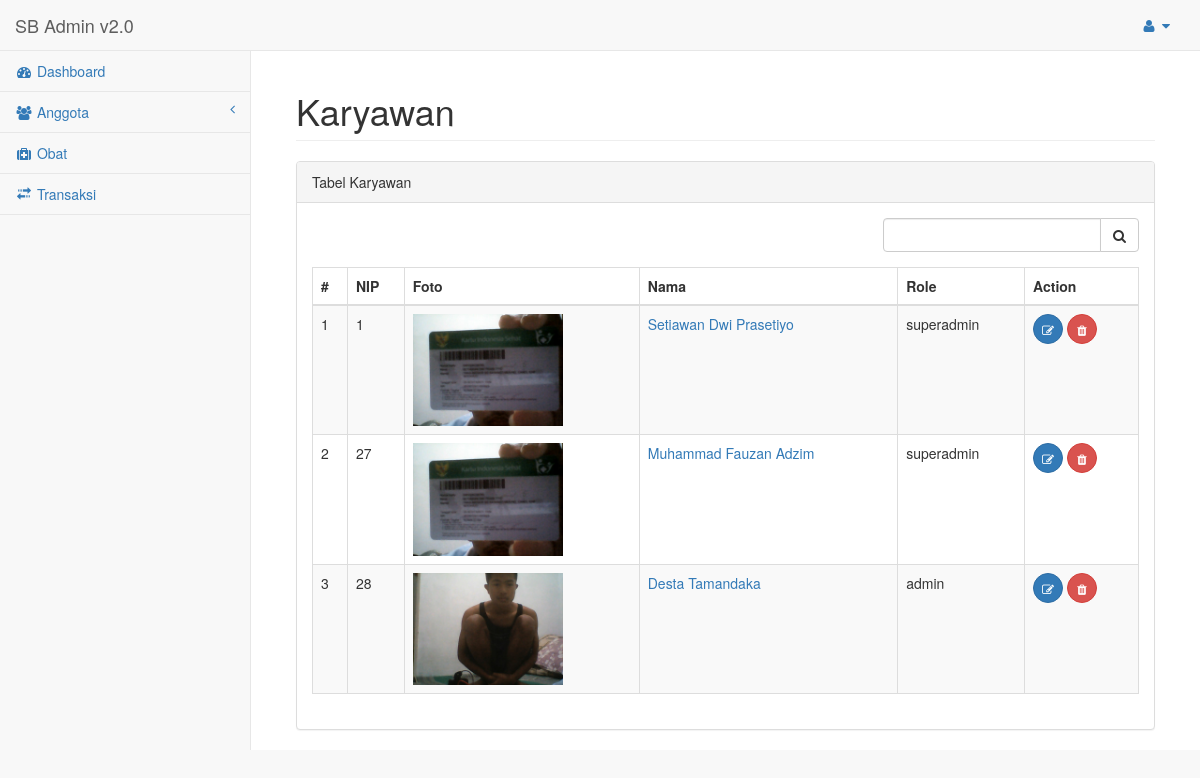
The app's page /index.php/karyawan with its own data.
### tables this page shows
CREATE TABLE IF NOT EXISTS `karyawan` (
  `NIP_KARYAWAN` int(11) NOT NULL AUTO_INCREMENT,
  `ALAMAT_KARYAWAN` text,
  `NAMA_KARYAWAN` varchar(255) DEFAULT NULL,
  `ROLE_KARYAWAN` varchar(255) DEFAULT NULL,
  `TTL_KARYAWAN` varchar(255) DEFAULT NULL,
  `FOTO_KARYAWAN` text,
  `JK_KARYAWAN` varchar(255) NOT NULL,
  PRIMARY KEY (`NIP_KARYAWAN`)
);

### application/controllers/karyawan.php (called while the page is built, shortened)
<?php
class Karyawan extends CI_Controller {
	public function __construct()
	{
		$this->load->model('getdb');
		$this->load->model('insertdb');
		$this->load->model('hapusdb');
		$this->load->model('updatedb');
	}
	public function index()
	{
		$data['karyawan'] = $this->getdb->getkaryawan();
		$data['main_view'] = 'karyawan_view';
		$this->load->view('template', $data);
	}
}

### index.php (called while the page is built, shortened)
<?php
require_once BASEPATH.'core/CodeIgniter.php';

### application/models/getdb.php (called while the page is built, shortened)
<?php
class Getdb extends CI_Model {
	public function getkaryawan()
	{
		return $this->db->get('karyawan')
						->result();
	}
}

### application/views/karyawan_view.php (the view, shortened to what this page needs)
<div id="page-wrapper">
    <div class="container-fluid">
        <div class="row">
            <div class="col-lg-12">
                <h1 class="page-header">Karyawan</h1>
            </div>
        </div>
        <div class="row">
        	<div class="col-lg-12 col-md-12 col-sm-12">
                    <div class="panel panel-default">
                        <div class="panel-heading">
                            Tabel Karyawan
                        </div>
                        <div class="panel-body">
                        	<div class="row">
                        		<div class="col-lg-6 col-md-6 col-sm-12">
                        		</div>
                        		<div class="col-lg-2 col-md-2 col-sm-12"></div>
                        		<div class="col-lg-4 col-md-4 col-sm-12">
                        			<form role="form" action="" method="post">
                        				<div class="form-group input-group">
                                            <input type="text" class="form-control" name="search">
                                            <span class="input-group-btn">
                                                <button type="submit" class="btn btn-default" name="search"><i class="fa fa-search"></i>
                                                </button>
                                            </span>
                                        </div>
                        			</form>
                        		</div>
                        	</div>
                            <div class="table-responsive">
                                <table class="table table-striped table-bordered table-hover">
                                    <thead>
                                        <tr>
                                            <th>#</th>
                                            <th>NIP</th>
                                            <th>Foto</th>
                                            <th>Nama</th>
                                            <th>Role</th>
                                            <th>Action</th>
                                        </tr>
                                    </thead>
                                    <tbody>
	                                    <?php
	                                    $no = 1;
	                                    foreach ($karyawan as $kar) {
	                                    ?>
	                                        <tr>
	                                            <td><?php echo $no;?></td>
	                                            <td><?php echo $kar->NIP_KARYAWAN;?></td>
	                                            <td><img src="<?php echo base_url('assets/img/karyawan/').$kar->FOTO_KARYAWAN;?>" width="150px"></td>
	                                            <td><a href="<?php echo base_url('index.php/karyawan/detilkaryawan/').$kar->NIP_KARYAWAN;?>"><?php echo $kar->NAMA_KARYAWAN;?></a></td>
	                                            <td><?php echo $kar->ROLE_KARYAWAN;?></td>
	                                            <td>
	                                            	<a href="<?php echo base_url('index.php/karyawan/editkaryawan/').$kar->NIP_KARYAWAN;?>" class="btn btn-primary btn-circle"><center><i class="fa fa-edit fa-fw"></i></center></a>
		                                             <a href="<?php echo base_url('index.php/karyawan/hapus/').$kar->NIP_KARYAWAN;?>" class="btn btn-danger btn-circle"><center><i class="fa fa-trash fa-fw"></i></center></a>
                            					</td>
	                                        </tr>
	                                    <?php
	                                    $no++;
	                                	}
	                                    ?>
                                    </tbody>
                                </table>
                            </div>
                        </div>
                    </div>
                </div>
        </div>
    </div>
</div>

### application/views/template.php (shortened to what this page needs)
<!DOCTYPE html>
<html lang="en">
<head>
    <link href="<?php echo base_url();?>assets/vendor/bootstrap/css/bootstrap.min.css" rel="stylesheet">
    <link href="<?php echo base_url();?>assets/vendor/metisMenu/metisMenu.min.css" rel="stylesheet">
    <link href="<?php echo base_url();?>assets/dist/css/sb-admin-2.css" rel="stylesheet">
    <link href="<?php echo base_url();?>assets/vendor/font-awesome/css/font-awesome.min.css" rel="stylesheet" type="text/css">
</head>
<body>
    <div id="wrapper">
        <nav class="navbar navbar-default navbar-static-top" role="navigation" style="margin-bottom: 0">
            <div class="navbar-header">
                <a class="navbar-brand" href="index.html">SB Admin v2.0</a>
            </div>
            <ul class="nav navbar-top-links navbar-right">
                <li class="dropdown">
                    <a class="dropdown-toggle" data-toggle="dropdown" href="#">
                        <i class="fa fa-user fa-fw"></i> <i class="fa fa-caret-down"></i>
                    </a>
                </li>
            </ul>
            <div class="navbar-default sidebar" role="navigation">
                <div class="sidebar-nav navbar-collapse">
                    <ul class="nav" id="side-menu">
                        <li>
                            <a href="<?php echo base_url('index.php/dashboard');?>"><i class="fa fa-dashboard fa-fw"></i> Dashboard</a>
                        </li>
                        <li>
                            <a href="#"><i class="fa fa-group fa-fw"></i> Anggota<span class="fa arrow"></span></a>
                        </li>
                        <li>
                            <a href="<?php echo base_url('index.php/obat');?>"><i class="fa fa-medkit fa-fw"></i> Obat</a>
                        </li>
                        <li>
                            <a href="<?php echo base_url('index.php/transaksi');?>"><i class="glyphicon glyphicon-transfer fa-fw"></i> Transaksi</a>
                        </li>
                    </ul>
                </div>
            </div>
        </nav>
        <?php
            $this->load->view($main_view);
        ?>
    </div>
</body>
</html>

### records on screen
karyawan: NIP_KARYAWAN "1", FOTO_KARYAWAN (picture), NAMA_KARYAWAN "Setiawan Dwi Prasetiyo", ROLE_KARYAWAN "superadmin"
karyawan: NIP_KARYAWAN "27", FOTO_KARYAWAN (picture), NAMA_KARYAWAN "Muhammad Fauzan Adzim", ROLE_KARYAWAN "superadmin"
karyawan: NIP_KARYAWAN "28", FOTO_KARYAWAN (picture), NAMA_KARYAWAN "Desta Tamandaka", ROLE_KARYAWAN "admin"
